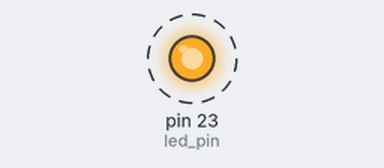
This sketch was run on a simulated Arduino Mega 2560, built with avr-gcc and run on an emulated ATmega2560. Parts: output pins drawn as LEDs (lit = HIGH). Dashed ring = blinking. What the sketch prints to the serial monitor is not drawn.

Above: at 0.5 s.
Timing chart, 0 to 4.6 s (numbered marks = the images above):
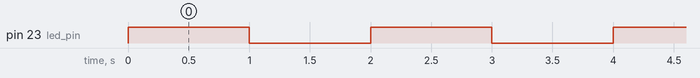

The sketch:

2_Led_Blinking.ino
```cpp
const int led_pin = 23;

void setup() {
  Serial.begin(115200);
  pinMode(led_pin,OUTPUT);
}

void loop() {
  digitalWrite(led_pin,HIGH);
  Serial.println("Led is on.");
  delay(1000);

  digitalWrite(led_pin,LOW);
  Serial.println("Led is off.");
  delay(1000);
}
```

Measured:
- by itself, pin 23 (led_pin): alternates HIGH for 1.0 s and LOW for 1.0 s
